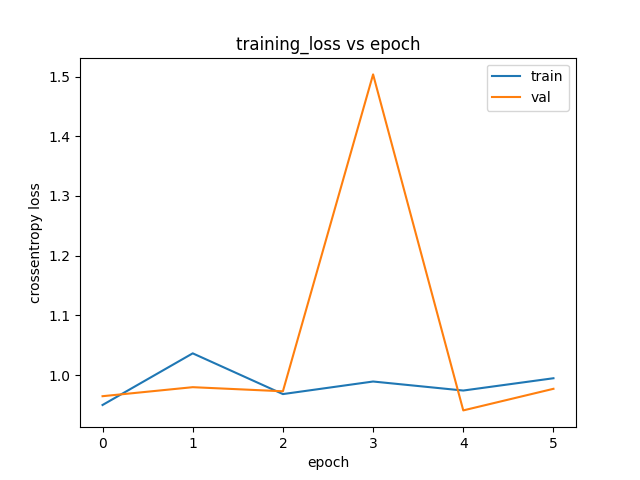

Here is the Python script that generated this plot:
import matplotlib.pyplot as plt 
import numpy as np
import pdb
from argparse import ArgumentParser

def get_parser():
    
    #the parser for the arguments
    parser = ArgumentParser(
                        prog = 'python plot.py',
                        description = 'this is utility to plot the data quickly',
                        epilog = 'thank you!!')

    parser.add_argument('--title', nargs='+', required=False,  default = ['plot', 'title'], 
                        help='title of plot')

    parser.add_argument('--files', nargs='+', required=False,  default = [], 
                        help='name of files having data')


    parser.add_argument('--legends', nargs='+', required=False,  default = [], 
                        help='legends for the plots')

    parser.add_argument('--xlabel',  default = 'epoch', help='x label for plot')

    parser.add_argument('--ylabel',  default = 'crossentropy loss', help='y label for plot')
    
    parser.add_argument('--column',  nargs='+', help='column in the file', default=[0])
    parser.add_argument('--file_name',  default = 'plot.png' , help='name of file of plot')
    
    return parser


def read_from_file(file_name, column):
    data = []
    with open(file_name, "r") as f:
        
        #ignore the first line
        lines = f.readlines()
        lines = lines[1:]

        #the line of file is of type
        #value1,value2,\n 
        data = [float(line.split(',')[column]) for line in lines]
        return data

if __name__ == '__main__':

    #parse the arguments
    parser = get_parser()
    args = parser.parse_args()

    #filter columns
    if(len(args.column) == 1):
        args.column = [args.column[0] for i in args.files]
    args.column = [int(i) for i in args.column]
    
    #read the datas
    datas = []
    for (i,file) in enumerate(args.files):
        datas.append(read_from_file(file, args.column[i]))
    
    #find the min len of data
    n = min([len(data) for data in datas])

    #set the x range
    x = np.arange(n)

    #now just plot
    for data in datas:
        plt.plot(x, data)
    
    #add legends
    if(len(args.legends) > 0):
        plt.legend(args.legends)
    
    #title and labels
    plt.xlabel(args.xlabel)
    plt.ylabel(args.ylabel)
    plt.title(' '.join(args.title))

    #save the plot
    plt.savefig(args.file_name)